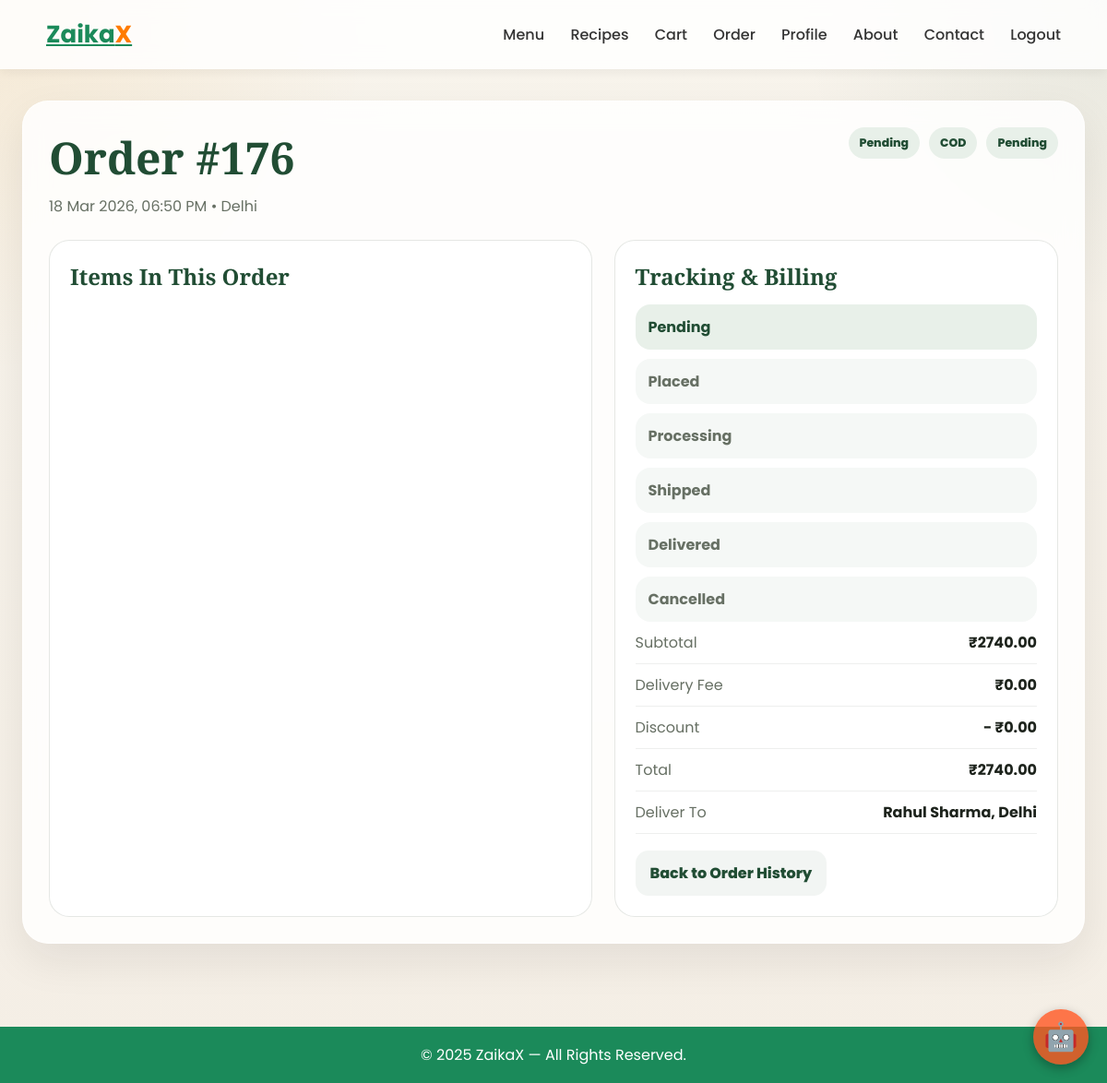
The app's page /cart/orders/176/ (signed in) with its own data.
### cart/models.py (models this page shows, shortened)
class Order(models.Model):
    PAYMENT_METHOD_COD = "COD"
    PAYMENT_METHOD_ONLINE = "ONLINE"
    PAYMENT_METHOD_CHOICES = [
        (PAYMENT_METHOD_COD, "Cash on Delivery"),
        (PAYMENT_METHOD_ONLINE, "Online Payment"),
    ]
    PAYMENT_PENDING = "Pending"
    PAYMENT_PAID = "Paid"
    PAYMENT_FAILED = "Failed"
    PAYMENT_STATUS_CHOICES = [
        (PAYMENT_PENDING, "Pending"),
        (PAYMENT_PAID, "Paid"),
        (PAYMENT_FAILED, "Failed"),
    ]
    user = models.ForeignKey(User, on_delete=models.CASCADE)
    applied_coupon = models.ForeignKey(Coupon, on_delete=models.SET_NULL, null=True, blank=True)
    full_name = models.CharField(max_length=100)
    phone = models.CharField(max_length=15)
    address = models.TextField()
    city = models.CharField(max_length=50)
    pincode = models.CharField(max_length=10)
    instructions = models.TextField(blank=True, null=True)
    created_at = models.DateTimeField(auto_now_add=True)
    updated_at = models.DateTimeField(auto_now=True)
    STATUS_PENDING = "Pending"
    STATUS_PLACED = "Placed"
    STATUS_PROCESSING = "Processing"
    STATUS_SHIPPED = "Shipped"
    STATUS_DELIVERED = "Delivered"
    STATUS_CANCELLED = "Cancelled"
    STATUS_CHOICES = [
        (STATUS_PENDING, "Pending"),
        (STATUS_PLACED, "Placed"),
        (STATUS_PROCESSING, "Processing"),
        (STATUS_SHIPPED, "Shipped"),
        (STATUS_DELIVERED, "Delivered"),
        (STATUS_CANCELLED, "Cancelled"),
    ]
    status = models.CharField(max_length=20, choices=STATUS_CHOICES, default=STATUS_PENDING)
    subtotal_price = models.DecimalField(max_digits=10, decimal_places=2, default=0)
    delivery_fee = models.DecimalField(max_digits=10, decimal_places=2, default=0)
    discount_amount = models.DecimalField(max_digits=10, decimal_places=2, default=0)
    total_price = models.DecimalField(max_digits=10, decimal_places=2, default=0)
    coupon_code = models.CharField(max_length=30, blank=True)
    payment_method = models.CharField(max_length=20, choices=PAYMENT_METHOD_CHOICES, default=PAYMENT_METHOD_COD)
    payment_status = models.CharField(max_length=20, choices=PAYMENT_STATUS_CHOICES, default=PAYMENT_PENDING)

### cart/views.py (the view)
# urls.py: path('orders/<int:order_id>/', views.order_detail, name='order_detail'),
@login_required(login_url="login")
def order_detail(request, order_id):
    order = get_object_or_404(Order.objects.prefetch_related("items__item"), id=order_id, user=request.user)
    return render(request, "cart/order_detail.html", {"order": order})

### cart/context_processors.py (called while the page is built)
def cart_count(request):
    if request.user.is_authenticated:
        try:
            qs = CartItem.objects.filter(user=request.user)
            total = sum(ci.quantity for ci in qs)
        except Exception:
            total = 0
        return {'cart_count': total}
    return {'cart_count': 0}

### cart/templates/cart/order_detail.html (shortened to what this page needs)
{% extends 'main/base.html' %}
{% block content %}
<section class="zx-order">
    <div class="zx-shell">
        <div class="zx-card">
            <div class="zx-head">
                <div>
                    <h1>Order #{{ order.id }}</h1>
                    <p>{{ order.created_at|date:"d M Y, h:i A" }} • {{ order.city }}</p>
                </div>
                <div class="zx-statuses">
                    <span class="zx-badge">{{ order.status }}</span>
                    <span class="zx-badge">{{ order.payment_method }}</span>
                    <span class="zx-badge">{{ order.payment_status }}</span>
                </div>
            </div>
            <div class="zx-grid">
                <div class="zx-section">
                    <h2>Items In This Order</h2>
                </div>
                <div class="zx-section">
                    <h2>Tracking & Billing</h2>
                    <div class="zx-timeline">
                        <div class="zx-step {% if order.status == 'Pending' %}is-active{% endif %}">Pending</div>
                        <div class="zx-step {% if order.status == 'Placed' %}is-active{% endif %}">Placed</div>
                        <div class="zx-step {% if order.status == 'Processing' %}is-active{% endif %}">Processing</div>
                        <div class="zx-step {% if order.status == 'Shipped' %}is-active{% endif %}">Shipped</div>
                        <div class="zx-step {% if order.status == 'Delivered' %}is-active{% endif %}">Delivered</div>
                        <div class="zx-step {% if order.status == 'Cancelled' %}is-active{% endif %}">Cancelled</div>
                    </div>
                    <div class="zx-row"><span>Subtotal</span><strong>&#8377;{{ order.subtotal_price }}</strong></div>
                    <div class="zx-row"><span>Delivery Fee</span><strong>&#8377;{{ order.delivery_fee }}</strong></div>
                    <div class="zx-row"><span>Discount</span><strong>- &#8377;{{ order.discount_amount }}</strong></div>
                    <div class="zx-row"><span>Total</span><strong>&#8377;{{ order.total_price }}</strong></div>
                    <div class="zx-row"><span>Deliver To</span><strong>{{ order.full_name }}, {{ order.city }}</strong></div>
                    <a href="{% url 'order_history' %}" class="zx-btn-light">Back to Order History</a>
                </div>
            </div>
        </div>
    </div>
</section>
{% endblock %}

### static/css/style.css (style rules this page uses)
* { margin: 0; padding: 0; box-sizing: border-box; font-family: 'Poppins', sans-serif; }
body { background: #f8f9f3; color: #333; }
:root { --green: #1b8a5a; --orange: #ff7b00; --light-green: #e9f7f1; }

### cart/templates/cart/order_detail.html (style rules this page uses)
:root { --zx-surface:rgba(255,255,255,.84);--zx-line:rgba(44,60,38,.12);--zx-text:#1d231c;--zx-muted:#677064;--zx-green:#214d34;--zx-green-soft:#e8f0e9;--zx-gold:#df9a2e;--zx-shadow:0 18px 46px rgba(23,30,21,.08) }
body { background:radial-gradient(circle at top left,rgba(223,154,46,.12),transparent 24%),radial-gradient(circle at top right,rgba(33,77,52,.08),transparent 20%),linear-gradient(180deg,#f8f4ec 0%,#f4eee5 100%)!important }
.zx-order { font-family:'Manrope',sans-serif;color:var(--zx-text);padding:34px 0 90px }
.zx-shell { width:min(1200px,calc(100% - 48px));margin:0 auto }
.zx-card { background:var(--zx-surface);border:1px solid rgba(255,255,255,.65);backdrop-filter:blur(14px);box-shadow:var(--zx-shadow);border-radius:28px;padding:28px }
.zx-head { display:flex;justify-content:space-between;gap:18px;align-items:start;margin-bottom:24px }
.zx-head h1 { margin:0 0 8px;font-family:'Playfair Display',serif;font-size:clamp(2.4rem,4vw,4rem);color:var(--zx-green) }
.zx-head p { margin:0;color:var(--zx-muted) }
.zx-statuses { display:flex;gap:10px;flex-wrap:wrap }
.zx-badge { display:inline-flex;padding:8px 12px;border-radius:999px;background:var(--zx-green-soft);color:var(--zx-green);font-size:.78rem;font-weight:800 }
.zx-grid { display:grid;grid-template-columns:1.1fr .9fr;gap:24px }
.zx-section { padding:22px;border-radius:22px;background:#fff;border:1px solid var(--zx-line) }
.zx-section h2 { margin:0 0 14px;font-family:'Playfair Display',serif;color:var(--zx-green) }
.zx-row { display:flex;justify-content:space-between;gap:12px;padding:10px 0;border-bottom:1px solid rgba(44,60,38,.08) }
.zx-row span { color:var(--zx-muted) }
.zx-timeline { display:grid;gap:10px }
.zx-step { padding:12px 14px;border-radius:16px;background:#f5f8f6;color:var(--zx-muted);font-weight:700 }
.zx-step.is-active { background:var(--zx-green-soft);color:var(--zx-green) }
.zx-btn-light { display:inline-flex;align-items:center;justify-content:center;padding:12px 16px;border-radius:14px;background:#f2f5f3;color:var(--zx-green);text-decoration:none;font-weight:800;margin-top:18px }

### records on screen
Order: id "176", created_at "18 Mar 2026, 06:50 PM", city "Delhi", status "Pending", payment_method "COD", payment_status "Pending", subtotal_price "2740.00", delivery_fee "0.00", discount_amount "0.00", total_price "2740.00", full_name "Rahul Sharma"
